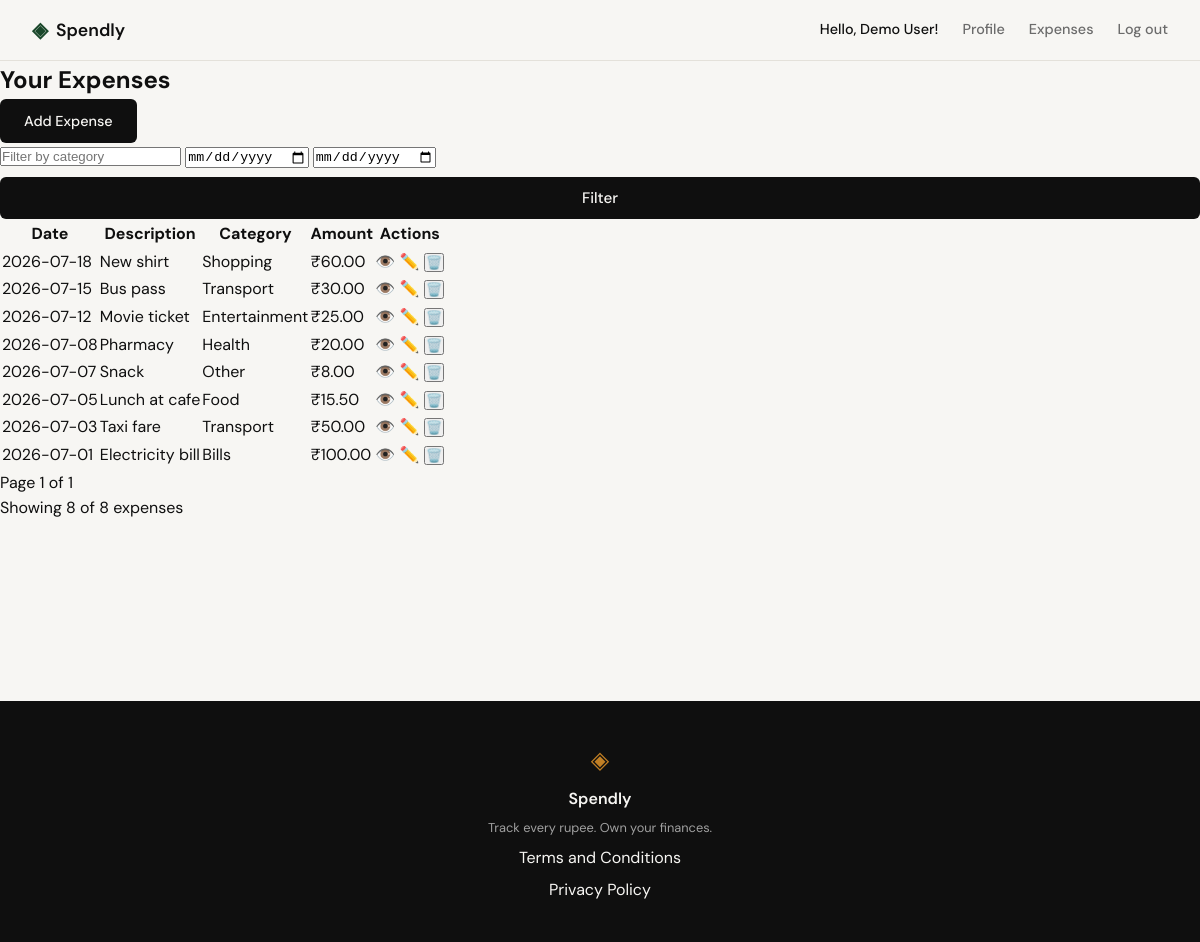
/expenses (signed in), run on the app's committed database.
### tables this page shows
CREATE TABLE expenses (
            id INTEGER PRIMARY KEY AUTOINCREMENT,
            user_id INTEGER NOT NULL,
            amount REAL NOT NULL,
            category TEXT NOT NULL,
            date TEXT NOT NULL,
            description TEXT,
            created_at TEXT DEFAULT CURRENT_TIMESTAMP,
            FOREIGN KEY (user_id) REFERENCES users (id) ON DELETE CASCADE
        );

### app.py (the view)
@app.route("/expenses")
@login_required
def expenses_index():
    category = request.args.get('category', '')
    start_date = request.args.get('start_date', '')
    end_date = request.args.get('end_date', '')
    page = int(request.args.get('page', 1))
    per_page = int(request.args.get('per_page', 10))
    offset = (page - 1) * per_page
    expenses = get_expenses_by_user(
        session['user_id'],
        limit=per_page,
        offset=offset,
        category=category if category else None,
        start_date=start_date if start_date else None,
        end_date=end_date if end_date else None
    )
    all_expenses = get_expenses_by_user(
        session['user_id'],
        category=category if category else None,
        start_date=start_date if start_date else None,
        end_date=end_date if end_date else None
    )
    total_count = len(all_expenses)
    total_pages = (total_count + per_page - 1) // per_page  # Ceiling division
    return render_template("expenses/index.html",
                         expenses=expenses,
                         current_page=page,
                         total_pages=total_pages,
                         total_count=total_count,
                         per_page=per_page,
                         category=category,
                         start_date=start_date,
                         end_date=end_date)

### app.py (called while the page is built)
def is_authenticated():
    return 'user_id' in session

def login_required(f):
    from functools import wraps
    @wraps(f)
    def decorated_function(*args, **kwargs):
        if not is_authenticated():
            flash('Please log in to access this page.', 'warning')
            return redirect(url_for('login'))
        return f(*args, **kwargs)
    return decorated_function

### database/db.py (called while the page is built)
def get_db():
    db = getattr(g, '_database', None)
    if db is None:
        db = g._database = sqlite3.connect(DATABASE)
        db.row_factory = sqlite3.Row
        db.execute("PRAGMA foreign_keys = ON")
    return db

def get_expenses_by_user(user_id, limit=None, offset=None, category=None, start_date=None, end_date=None):
    db = get_db()
    cursor = db.cursor()
    query = '''
        SELECT id, amount, category, date, description, created_at
        FROM expenses
        WHERE user_id = ?
    '''
    params = [user_id]
    if category:
        query += ' AND category = ?'
        params.append(category)
    if start_date:
        query += ' AND date >= ?'
        params.append(start_date)
    if end_date:
        query += ' AND date <= ?'
        params.append(end_date)
    query += ' ORDER BY date DESC, created_at DESC'
    if limit is not None:
        query += ' LIMIT ?'
        params.append(limit)
        if offset is not None:
            query += ' OFFSET ?'
            params.append(offset)
    cursor.execute(query, params)
    return cursor.fetchall()

### templates/expenses/index.html (shortened to what this page needs)
{% extends "base.html" %}
{% block content %}
<section class="expenses-section">
    <div class="expenses-header">
        <h1 class="expenses-title">Your Expenses</h1>
        <div class="expenses-actions">
            <a href="{{ url_for('add_expense') }}" class="btn-primary">Add Expense</a>
            <form method="GET" action="{{ url_for('expenses_index') }}" class="expenses-filter">
                <input type="text" name="category" placeholder="Filter by category" value="{{ category or '' }}">
                <input type="date" name="start_date" value="{{ start_date or '' }}">
                <input type="date" name="end_date" value="{{ end_date or '' }}">
                <button type="submit" class="btn-submit">Filter</button>
            </form>
        </div>
    </div>
    {% if expenses %}
    <div class="expenses-table-container">
        <table class="expenses-table">
            <thead>
                <tr>
                    <th>Date</th>
                    <th>Description</th>
                    <th>Category</th>
                    <th>Amount</th>
                    <th>Actions</th>
                </tr>
            </thead>
            <tbody>
                {% for expense in expenses %}
                <tr class="expense-row">
                    <td>{{ expense.date }}</td>
                    <td>{{ expense.description or 'No description' }}</td>
                    <td>
                        <span class="category-tag category-{{ expense.category|lower|replace(' ', '-') }}">
                            {{ expense.category }}
                        </span>
                    </td>
                    <td>₹{{ "%.2f"|format(expense.amount) }}</td>
                    <td class="expense-actions">
                        <a href="{{ url_for('expense_detail', id=expense.id) }}" class="btn-icon" title="View Details">
                            <span class="icon">👁️</span>
                        </a>
                        <a href="{{ url_for('edit_expense', id=expense.id) }}" class="btn-icon" title="Edit">
                            <span class="icon">✏️</span>
                        </a>
                        <form method="POST" action="{{ url_for('delete_expense', id=expense.id) }}"
                              onsubmit="return confirm('Are you sure you want to delete this expense?');"
                              style="display: inline;">
                            <button type="submit" class="btn-icon" title="Delete">
                                <span class="icon">🗑️</span>
                            </button>
                        </form>
                    </td>
                </tr>
                {% endfor %}
            </tbody>
        </table>
    </div>
    <div class="expenses-pagination">
        <span>Page {{ current_page }} of {{ total_pages }}</span>
    </div>
    <div class="expenses-summary">
        <p>Showing {{ expenses|length }} of {{ total_count }} expenses</p>
    </div>
    {% else %}
    <div class="empty-state">
        <h3>No expenses found</h3>
        <p>Try adjusting your filters or add your first expense.</p>
        <a href="{{ url_for('add_expense') }}" class="btn-primary">Add First Expense</a>
    </div>
    {% endif %}
</section>
{% endblock %}

### static/css/style.css (style rules this page uses)
:root { --ink: #0f0f0f; --ink-soft: #2d2d2d; --ink-muted: #6b6b6b; --ink-faint: #a0a0a0; --paper: #f7f6f3; --paper-warm: #f0ede6; --paper-card: #ffffff; --accent: #1a472a; --accent-light: #e8f0eb; --accent-2: #c17f24; --accent-2-light: #fdf3e3; --danger: #c0392b; --danger-light: #fdecea; --border: #e4e1da; --border-soft: #eeebe4; --font-display: 'DM Serif Display', Georgia, serif; --font-body: 'DM Sans', system-ui, sans-serif; --max-width: 1200px; --auth-width: 440px; --radius-sm: 6px; --radius-md: 12px; --radius-lg: 20px; }
*, *::before, *::after { box-sizing: border-box; margin: 0; padding: 0; }
html { font-size: 16px; scroll-behavior: smooth; }
body { background: var(--paper); color: var(--ink); font-family: var(--font-body); font-size: 1rem; line-height: 1.6; -webkit-font-smoothing: antialiased; }
a { color: inherit; text-decoration: none; }
.btn-primary { display: inline-block; background: var(--ink); color: var(--paper); padding: 0.65rem 1.5rem; border-radius: var(--radius-sm); font-family: var(--font-body); font-size: 0.9rem; font-weight: 500; cursor: pointer; border: none; transition: background 0.2s; text-decoration: none; }
.btn-submit { width: 100%; padding: 0.7rem; background: var(--ink); color: var(--paper); border: none; border-radius: var(--radius-sm); font-family: var(--font-body); font-size: 0.95rem; font-weight: 500; cursor: pointer; transition: background 0.2s; margin-top: 0.5rem; }

### data on the page
expenses: date "2026-07-18", description "New shirt", category "Shopping", amount "60.00"
expenses: date "2026-07-15", description "Bus pass", category "Transport", amount "30.00"
expenses: date "2026-07-12", description "Movie ticket", category "Entertainment", amount "25.00"
expenses: date "2026-07-08", description "Pharmacy", category "Health", amount "20.00"
expenses: date "2026-07-07", description "Snack", category "Other", amount "8.00"
expenses: date "2026-07-05", description "Lunch at cafe", category "Food", amount "15.50"
expenses: date "2026-07-03", description "Taxi fare", category "Transport", amount "50.00"
expenses: date "2026-07-01", description "Electricity bill", category "Bills", amount "100.00"

### other printed values
{{ session.user_name }} "Demo User"
{{ current_page }} "1"
{{ total_pages }} "1"
{{ expenses|length }} "8"
{{ total_count }} "8"
